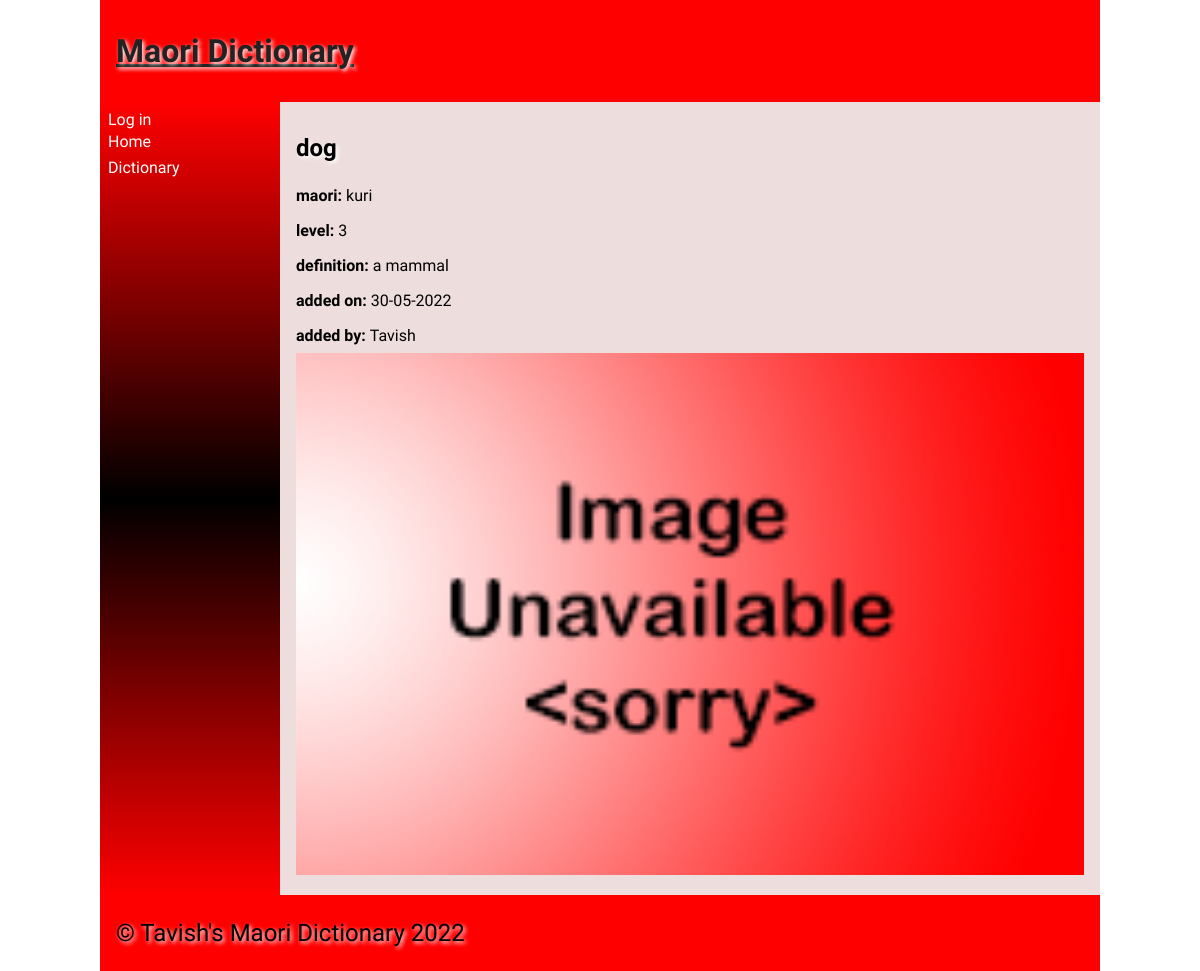
Page /words/dog on the earlier database version.
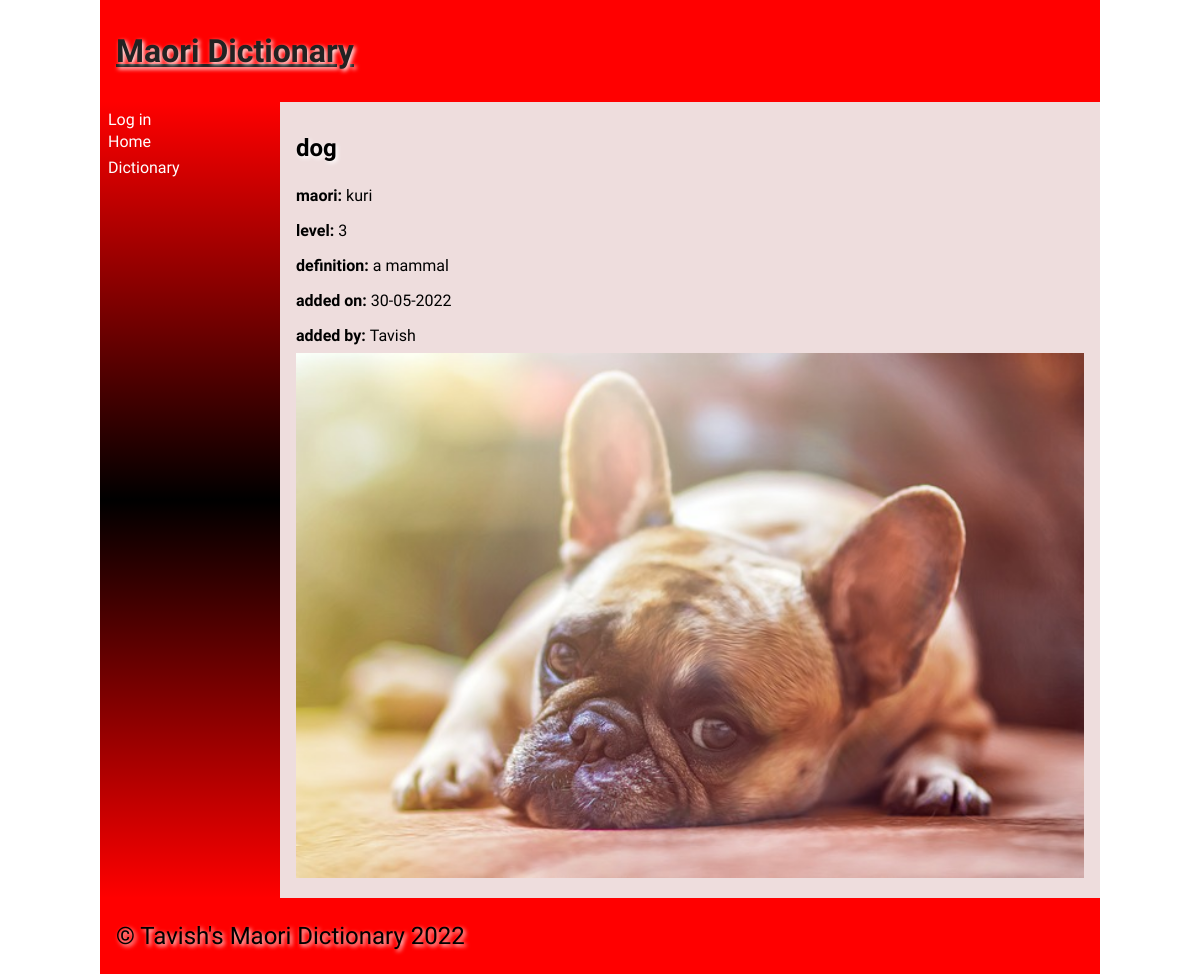
Same page on the later database version.
### tables this page shows
CREATE TABLE "words"
(
    id         integer
        constraint words_pk
            primary key autoincrement,
    english    varchar(30),
    maori      varchar(30),
    definition varchar(200),
    level      integer(2),
    image      varchar(15),
    userid     integer
        references users,
    timestamp  DATETIME
);

CREATE TABLE users
(
    id       integer
        constraint users_pk
            primary key autoincrement,
    fname    VARCHAR(30),
    lname    VARCHAR(30),
    email    VARCHAR(80),
    password CHAR(60)
);

### app.py (the view)
@app.route('/words/<xword>')  # detailed display of words once clicking on the intial display
def render_word_page(xword):  # xword is the word that is being clicked on
    if is_logged_in():  # only needs userid if logged in which allows people who aren't logged in to also view the dictionary
        userid = session['userid']
    con = create_connection(DB_NAME)
    cur = con.cursor()
    cur.execute("SELECT english, maori, level, definition, image, timestamp, id, userid FROM words WHERE english=?",
                (xword,))  # executes query and passes the word being clicked on
    word_data = cur.fetchall()
    print(word_data)
    cur.execute("SELECT fname FROM users WHERE id=?", (word_data[0][7],))
    user_data = cur.fetchall()
    con.commit()
    con.close()
    print(user_data)
    return render_template('words.html', logged_in=is_logged_in(), words=word_data, users=user_data)

### app.py (called while the page is built)
def is_logged_in():
    if session.get('email') is None:  # if email not entered, then user isn't logged in
        print('Not logged in')
        return False
    else:
        print('Logged in')  # if email is entered then user is logged in
        return True

def create_connection(db_file):
    try:
        connection = sqlite3.connect(db_file)
        connection.execute('pragma foreign_keys=ON')
        return connection
    except Error as e:
        print(e)
    return None

### templates/words.html (shortened to what this page needs)
{% extends "base.html" %}
{%block heading%}<a href="/"><strong> Maori Dictionary</strong></a> {% endblock %}
{% block main %}
<div id="words">
    {% for words in words %}
    <div class="product-box">
        <h2> {{ words[0] }}</h2>
        <p><strong> maori: </strong> {{ words[1] }}</p>
        <p><strong> level: </strong> {{ words[2] }}</p>
        <p><strong> definition: </strong> {{ words[3] }}</p>
        <p><strong> added on: </strong> {{ words[5] }}</p>
        <p><strong> added by: </strong> {{ users[0][0] }}</p>
        <img src="/static/images/{{words[4] }}">
    </div>
    {% endfor %}
</div>
{% endblock %}

### templates/base.html (shortened to what this page needs)
<!doctype html>
<html lang="en">
<head>
    <link href="{{ url_for('static', filename='css/style.css') }}" rel="stylesheet">
</head>
<body>
<div id="container">
    <header>
        <h1>{% block heading %}{% endblock %}</h1>
    </header>
    <nav>
        {% if logged_in %}
        <a href="/logout">Log out</a>
        {% else %}
        <a href="/login">Log in</a>
        {% endif %}
        <ul>
            <li><a href="\">Home</a></li>
            <li><a href="\dictionary">Dictionary</a></li>
        </ul>
    </nav>
    <main>
        {% block main%}{% endblock %}
    </main>
    <footer>
        <p>
            &copy; Tavish's Maori Dictionary 2022
        </p>
    </footer>
</div>
</body>
</html>

### static/css/style.css (style rules this page uses)
* { font-family: Comfortaa, sans-serif; margin: 0; padding: 0; box-sizing: border-box; }
#container { display: grid; grid-template-columns: 75px auto; grid-template-areas: 'nav header' 'main main' 'footer footer'; }
header { grid-area: header; background-color: #ff0000; padding: 1rem; }
nav { grid-area: nav; }
main { grid-area: main; padding: 1rem; background-color: #edd; }
h1, h2, h3, h4 { padding: 1rem 0; font-family: 'Suez One', serif; color: #000; text-shadow: 2px 2px 4px #fff; }
p { padding: 0.5rem 0; }
a { color: #222; }
img { width: 100%; }
footer { grid-area: footer; padding: 1rem; background-color: #f00; }
footer p { color: #000; text-shadow: 2px 2px 4px #fff; font-size: 1.5rem; }
@media only screen and (min-width: 768px) { #container { grid-template-columns: 180px auto; grid-template-areas: 'header header' 'nav main' 'footer footer'; } }
@media only screen and (min-width: 768px) { nav { background: linear-gradient(180deg, rgba(255,0,0,1) 0%, rgba(0, 0, 0, 1) 50%, rgba(255,0,0,1) 100%); padding: 0.5rem; } }
@media only screen and (min-width: 768px) { nav ul { list-style: none; } }
@media only screen and (min-width: 768px) { nav li { padding: 0.2rem 0; } }
@media only screen and (min-width: 768px) { nav a { color: #fff; text-decoration: none; } }
@media only screen and (min-width: 1000px) { #container { width: 1000px; margin: auto; } }

Differences in the rows shown:
changed words "dog": image: picture added in place of a placeholder
